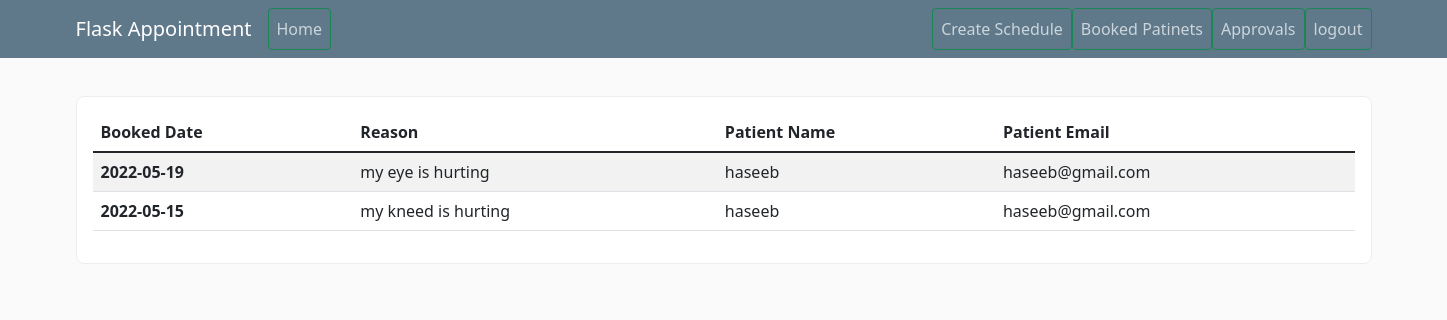
/view/booked/patients (signed in), run on the app's committed database.
### appointment_system/models.py (models this page shows, shortened)
class Appointment(db.Model):
    id = db.Column(db.Integer, primary_key=True)
    date= db.Column(db.Date)
    schedule_id = db.Column(db.Integer, db.ForeignKey('schedule.id'))
    description = db.Column(db.String(100), nullable=False)
    doctor_id = db.Column(db.Integer, db.ForeignKey('doctor.id'), nullable=True)
    patient_id = db.Column(db.Integer, db.ForeignKey('patient.id'), nullable=True)

class Patient(db.Model):
    id = db.Column(db.Integer, primary_key=True)
    name = db.Column(db.String(20), unique=True, nullable=False)
    email = db.Column(db.String(120), unique=True, nullable=False)
    appointment = db.relationship('Appointment', backref='patient', lazy=True)
    user_id = db.Column(db.Integer, db.ForeignKey('user.id'))

### appointment_system/routes.py (the view)
@app.route("/view/booked/patients")
def booked_patients():
    patients = db.session.query(Appointment.date, Appointment.description, Patient.name, Patient.email).join(Patient, Appointment.patient_id==Patient.id).filter(Appointment.doctor_id==current_user.id).all()
    return render_template('view_booked_patients.html', patients=patients)

### appointment_system/models.py (called while the page is built)
@login_manager.user_loader
def load_user(user_id):
    return User.query.get(int(user_id))

### appointment_system/templates/view_booked_patients.html
{% extends "layout.html" %}
{% block content %}
    <div class="table-wrapper">
        <table class="table table-striped">
            <thead>
              <tr>
                <th scope="col">Booked Date</th>
                <th scope="col">Reason</th>
                <th scope="col">Patient Name</th>
                <th scope="col">Patient Email</th>
              </tr>
            </thead>
            <tbody>
                {% for patient in patients %}
                    <tr>
                        <th scope="row">{{ patient.date}}</th>
                        <td>{{ patient.description }}</td>
                        <td>{{ patient.name }}</td>
                        <td>{{ patient.email }}</td>
                    </tr>
                {% endfor %}
            </tbody>
        </table>
    </div>
{% endblock %}

### appointment_system/static/main.css (style rules this page uses)
body { background: #fafafa; color: #333333; margin-top: 5rem; }
.table-wrapper { padding: 16px; background: #fff; border-radius: 8px; border: 1px solid #eee; }

### data on the page
Appointment: date "2022-05-19", description "my eye is hurting", name "haseeb", email "haseeb@gmail.com"
Appointment: date "2022-05-15", description "my kneed is hurting", name "haseeb", email "haseeb@gmail.com"
